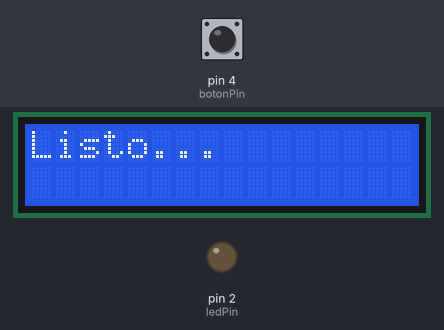
The sketch below on a simulated Arduino Uno, built with avr-gcc and run on an emulated ATmega328P. On the bench: 16×2 character LCD, output pins drawn as LEDs (lit = HIGH). The test bench sets the inputs (shaded band); at power-on: pin 4 (botonPin) HIGH. Random numbers use the default seed unless the sketch sets one; what the sketch prints to the serial monitor is not drawn.

Above: at 0.1 s.
2.3 s: pin 4 (botonPin) pulled LOW for 0.15 s
At 3.5 s:
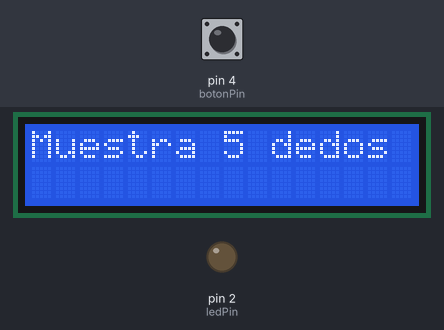
At 23.1 s:
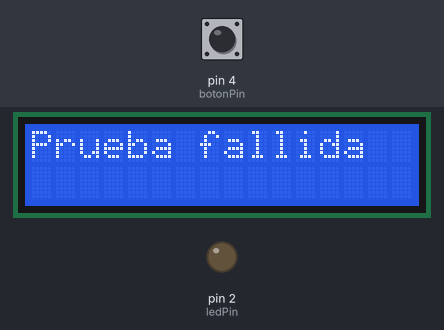
Timing chart, 0 to 23.9 s (numbered marks = the images above; inputs shaded):
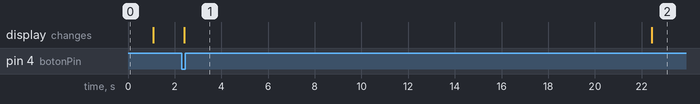

The sketch:

controller.ino
```cpp
#include <Arduino.h>
#include <ArduinoJson.h>
#include <Wire.h>
#include <LiquidCrystal_I2C.h>

const int botonPin = 4;
const int ledPin = 2;

String inputString = "";
bool newMessage = false;

// Dirección I2C del LCD (ajusta si no muestra nada)
LiquidCrystal_I2C lcd(0x23, 16, 2);

void setup() {
  Serial.begin(115200);
  pinMode(botonPin, INPUT_PULLUP);
  pinMode(ledPin, OUTPUT);
  digitalWrite(ledPin, LOW);
  inputString.reserve(200);

  lcd.init();
  lcd.backlight();
  lcd.clear();
  lcd.print("Listo...");
  delay(1000);
  lcd.clear();
}

void loop() {
  if (digitalRead(botonPin) == LOW) {
    delay(100);
    if (digitalRead(botonPin) == LOW) {

      int cantidad_dedos = random(2, 6);

      lcd.clear();
      lcd.print("Muestra ");
      lcd.print(cantidad_dedos);
      lcd.print(" dedos");

      StaticJsonDocument<100> solicitud;
      solicitud["solicitud"] = "PRUEBA_VIDA";
      solicitud["cantidad_dedos"] = cantidad_dedos;
      serializeJson(solicitud, Serial);
      Serial.println();

      bool respuestaVida = esperarRespuesta();
      if (!respuestaVida) {
        lcd.clear();
        lcd.print("Prueba fallida");
        Serial.println("{\"log\":\"Prueba de vida fallida\"}");
        return;
      }

      lcd.clear();
      lcd.print("Mira de frente");
      lcd.setCursor(0, 1);
      lcd.print("a la camara");

      StaticJsonDocument<100> solicitud2;
      solicitud2["solicitud"] = "PRUEBA_IDENTIFICACION";
      serializeJson(solicitud2, Serial);
      Serial.println();

      bool respuestaId = esperarRespuesta();
      if (respuestaId) {
        digitalWrite(ledPin, HIGH);
        lcd.clear();
        lcd.print("Identif. exitosa");
        Serial.println("{\"log\":\"Identificación exitosa, LED encendido\"}");
      } else {
        digitalWrite(ledPin, LOW);
        lcd.clear();
        lcd.print("Identif. fallida");
        Serial.println("{\"log\":\"Identificación fallida\"}");
      }
    }
  }
}

bool esperarRespuesta() {
  unsigned long start = millis();
  while (millis() - start < 20000) {
    if (Serial.available()) {
      char c = Serial.read();
      if (c == '\n') {
        newMessage = true;
      } else {
        inputString += c;
      }
    }

    if (newMessage) {
      StaticJsonDocument<100> doc;
      DeserializationError err = deserializeJson(doc, inputString);
      inputString = "";
      newMessage = false;

      if (!err && doc.containsKey("respuesta")) {
        const char* respuesta = doc["respuesta"];
        return strcmp(respuesta, "True") == 0;
      }
    }
  }
  return false;
}
```

Measured:
- after the input at 2.3 s, the display: changes after 0.12 s (image 1)
